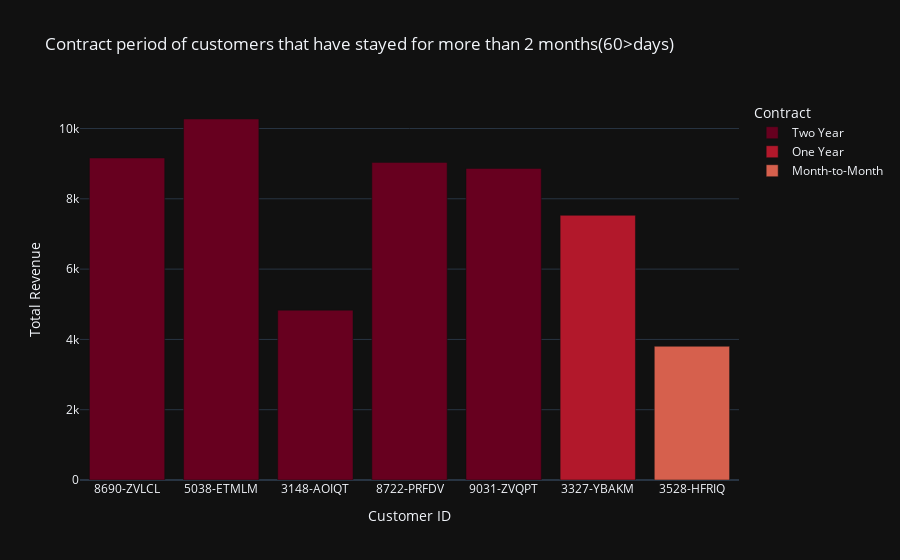

The cell this chart's notebook holds for it:
### Code cell
px.data.gapminder()
for templates in ['plotly_dark']:
 contract_period_fig=px.bar(main3, x='Customer ID', y='Total Revenue', color= 'Contract',color_discrete_sequence=px.colors.sequential.RdBu, 
title= 'Contract period of customers that have stayed for more than 2 months(60>days)', template=templates )
contract_period_fig.show()

### Figure 1 — Plotly figure (JSON) as saved in the notebook; plotly's stock layout.template omitted (floating-point values rounded to 4 significant figures)
{"data": [{"alignmentgroup": "True", "hovertemplate": "Contract=Two Year<br>Customer ID=%{x}<br>Total Revenue=%{y}<extra></extra>", "legendgroup": "Two Year", "marker": {"color": "rgb(103,0,31)", "pattern": {"shape": ""}}, "name": "Two Year", "offsetgroup": "Two Year", "orientation": "v", "showlegend": true, "textposition": "auto", "type": "bar", "x": ["8690-ZVLCL", "5038-ETMLM", "3148-AOIQT", "8722-PRFDV", "9031-ZVQPT"], "xaxis": "x", "y": [9161.0, 10270.0, 4832.0, 9036.0, 8862.0], "yaxis": "y"}, {"alignmentgroup": "True", "hovertemplate": "Contract=One Year<br>Customer ID=%{x}<br>Total Revenue=%{y}<extra></extra>", "legendgroup": "One Year", "marker": {"color": "rgb(178,24,43)", "pattern": {"shape": ""}}, "name": "One Year", "offsetgroup": "One Year", "orientation": "v", "showlegend": true, "textposition": "auto", "type": "bar", "x": ["3327-YBAKM"], "xaxis": "x", "y": [7531.0], "yaxis": "y"}, {"alignmentgroup": "True", "hovertemplate": "Contract=Month-to-Month<br>Customer ID=%{x}<br>Total Revenue=%{y}<extra></extra>", "legendgroup": "Month-to-Month", "marker": {"color": "rgb(214,96,77)", "pattern": {"shape": ""}}, "name": "Month-to-Month", "offsetgroup": "Month-to-Month", "orientation": "v", "showlegend": true, "textposition": "auto", "type": "bar", "x": ["3528-HFRIQ"], "xaxis": "x", "y": [3805.0], "yaxis": "y"}], "layout": {"barmode": "relative", "legend": {"title": {"text": "Contract"}, "tracegroupgap": 0}, "title": {"text": "Contract period of customers that have stayed for more than 2 months(60>days)"}, "xaxis": {"anchor": "y", "domain": [0, 1], "title": {"text": "Customer ID"}}, "yaxis": {"anchor": "x", "domain": [0, 1], "title": {"text": "Total Revenue"}}}}
